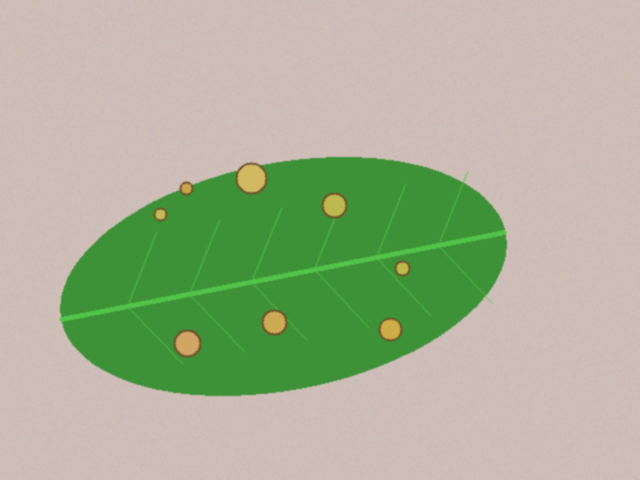
#> input picture data/bersih/teh_041.png, 640 x 480 px, found by its file name; the run also reads 1 picture not shown here
$ jupyter execute --allow-errors B3_histogram.ipynb
#> lines starting #> are read from the running program, lines starting #| are printed output that depends on the picture
### src/utils_cv.py
# -*- coding: utf-8 -*-
"""utils_cv

Automatically generated by Colab.

Original file is located at
    https://colab.research.google.com/drive/1yaLWqWndo8IHZs94wxVdxO93NCY6QhBB
"""

"""
utils_cv.py
Fungsi bantu yang dipakai ulang sepanjang semester.
"""

import cv2
import numpy as np
import matplotlib.pyplot as plt


def baca(path):
    """Membaca citra dan langsung memberi pesan jelas bila gagal."""
#> called with path = '../data/sintetis/citra/teh_041.png'

    img = cv2.imread(path)
#> img is the input picture: shape (480, 640, 3); mean B, G, R 149.8, 178.3, 169

    if img is None:
        raise FileNotFoundError(f"Citra tidak ditemukan: {path}")

    return img


def tampil(daftar, judul, baris=1, ukuran=(14, 4)):
    """
    Menampilkan beberapa citra berdampingan.
    Citra 3 kanal dianggap BGR.
    """

    kolom = int(np.ceil(len(daftar) / baris))

    plt.figure(figsize=ukuran)

    for i, (im, jd) in enumerate(zip(daftar, judul)):
        plt.subplot(baris, kolom, i + 1)

        if im.ndim == 3:
            plt.imshow(cv2.cvtColor(im, cv2.COLOR_BGR2RGB))
        else:
            plt.imshow(im, cmap="gray", vmin=0, vmax=255)

        plt.title(jd)
        plt.axis("off")

    plt.tight_layout()


def kontras_bercak(kanal, mask_daun, mask_bercak):
    """
    KB = |rerata bercak - rerata daun sehat| /
         simpangan baku daun sehat.

    Makin besar KB, makin mudah bercak dipisahkan
    dari daun sehat.
    """

    k = kanal.astype(np.float64)

    sehat = (mask_daun > 0) & (mask_bercak == 0)
    bercak = mask_bercak > 0

    if bercak.sum() == 0:
        return float("nan")

    return (
        abs(k[bercak].mean() - k[sehat].mean())
        / (k[sehat].std() + 1e-6)
    )


def statistik(gray):
    """Ringkasan statistik intensitas untuk mendiagnosis mutu citra."""

    return {
        "rerata": round(float(gray.mean()), 1),
        "simpangan_baku": round(float(gray.std()), 1),
        "min": int(gray.min()),
        "maks": int(gray.max()),
        "persen_gelap": round(
            100 * float((gray < 50).mean()), 1
        ),
        "persen_terang": round(
            100 * float((gray > 205).mean()), 1
        )
    }

### notebook/B3_histogram.ipynb
[cell 1]
from google.colab import drive
drive.mount('/content/drive')

[cell 2]
import os
import sys
import cv2
import numpy as np
import matplotlib.pyplot as plt
import pandas as pd

PROJECT_PATH = '/content/drive/MyDrive/SIMUTEH/simuteh-2330511078'

os.chdir(os.path.join(PROJECT_PATH, "notebook"))
sys.path.insert(0, os.path.join(PROJECT_PATH, "src"))

**Langkah 3.2 Diagnosis mutu**

Kode 3.1 Statistik dan histogram untuk diagnosis

Analisis Diagnosisi Mutu Citra

[cell 3]
from utils_cv import statistik, baca

for nama in ["teh_041.png", "teh_042.png", "teh_043.png",
             "teh_044.png", "teh_045.png"]:

    gray = cv2.cvtColor(
        baca(f"../data/sintetis/citra/{nama}"),
        cv2.COLOR_BGR2GRAY
    )
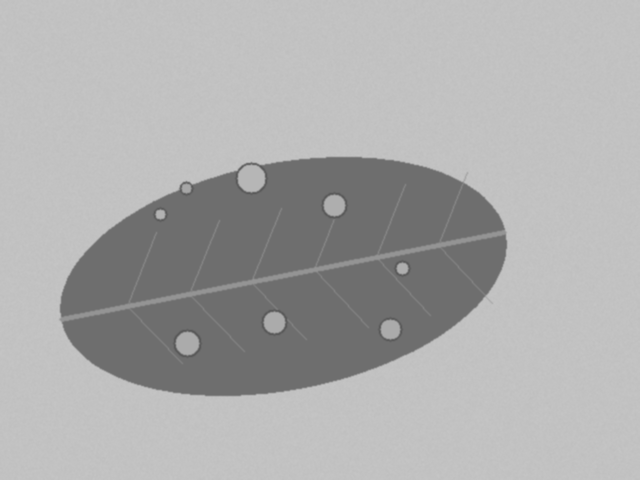
#> gray: shape (480, 640); min 89, max 197, mean 172.4

    print(nama, statistik(gray))
#| teh_041.png {'rerata': 172.4, 'simpangan_baku': 35.9, 'min': 89, 'maks': 197, 'persen_gelap': 0.0, 'persen_terang': 0.0}

    hist = cv2.calcHist([gray], [0], None, [256], [0, 256])
#> hist = 256 values, max 85399 at index 194, min 0 at index 0, mean 1200
    plt.plot(hist, label=nama)
#> pass 2 of the loop `for nama in ["teh_041.png", "teh_042.png", "teh_043.png",`:
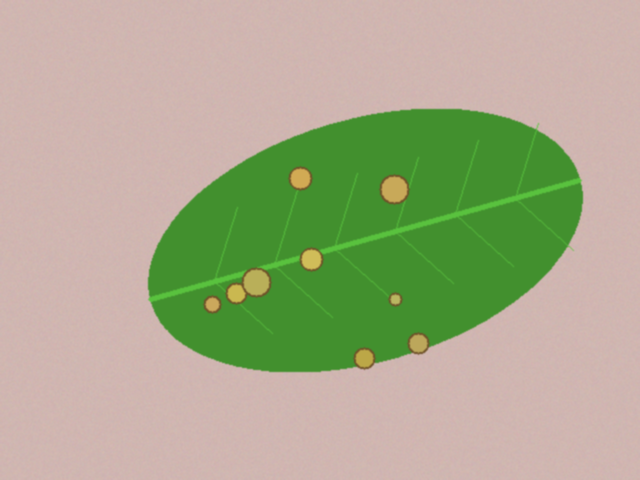
#> input picture data/bersih/teh_042.png, 640 x 480 px, found by its file name
#> in baca, img is the input picture: shape (480, 640, 3); mean B, G, R 140.7, 171.6, 169.7
#> `gray = cv2.cvtColor( baca(f"../data/sintetis/citra/{nama}"), cv2.COLOR..`:
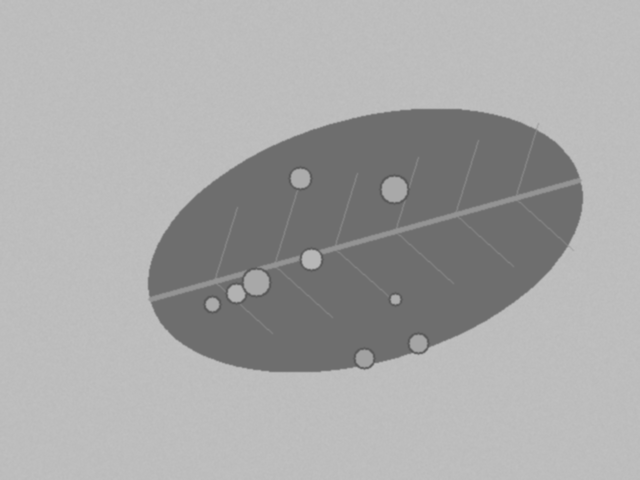
#> gray: shape (480, 640); min 86, max 192, mean 167.6
#| teh_042.png {'rerata': 167.6, 'simpangan_baku': 34.4, 'min': 86, 'maks': 192, 'persen_gelap': 0.0, 'persen_terang': 0.0}
#> `hist = cv2.calcHist([gray], [0], None, [256], [0, 256])`: hist = 256 values, max 85798 at index 189, min 0 at index 0, mean 1200
#> pass 3 of the loop `for nama in ["teh_041.png", "teh_042.png", "teh_043.png",`:
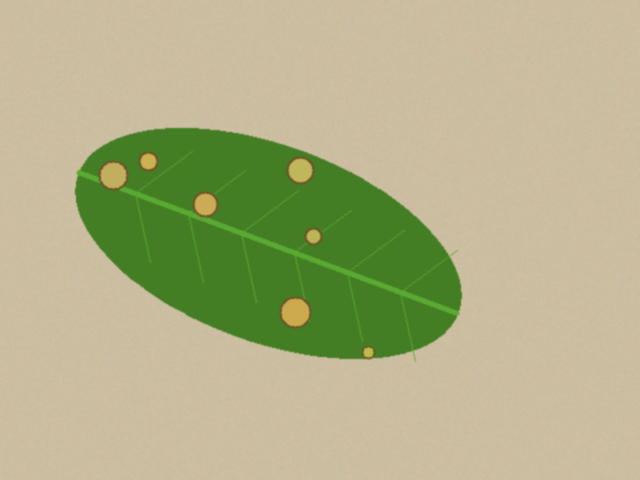
#> input picture data/bersih/teh_043.png, 640 x 480 px, found by its file name
#> in baca, img is the input picture: shape (480, 640, 3); mean B, G, R 135.6, 177.2, 177
#> `gray = cv2.cvtColor( baca(f"../data/sintetis/citra/{nama}"), cv2.COLOR..`:
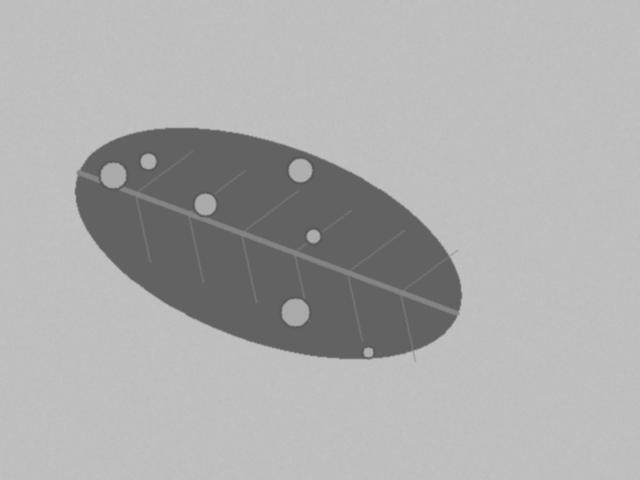
#> gray: shape (480, 640); min 87, max 194, mean 172.4
#| teh_043.png {'rerata': 172.4, 'simpangan_baku': 36.0, 'min': 87, 'maks': 194, 'persen_gelap': 0.0, 'persen_terang': 0.0}
#> `hist = cv2.calcHist([gray], [0], None, [256], [0, 256])`: hist = 256 values, max 92560 at index 190, min 0 at index 0, mean 1200
#> the loop made 5 passes; the first 3 are shown

plt.xlabel("Intensitas")
plt.ylabel("Jumlah piksel")
plt.legend()
plt.savefig("../hasil/b3_histogram_5kondisi.png")
#> figure, not shown here; curve peaks at x = 194, y = 85399; curve peaks at x = 189, y = 85798; curve peaks at x = 190, y = 92560
plt.show()

Diagonosis hasil kelas ringan

#> (a cell that did not finish here is left out)

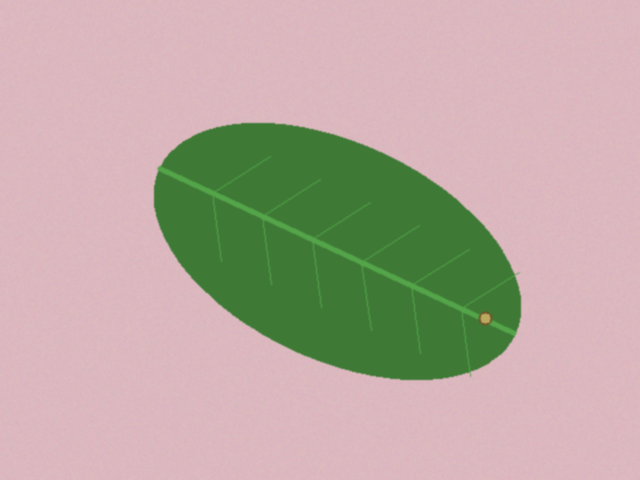
#> input picture data/bersih/teh_021.png, 640 x 480 px, found by its file name
#> in baca, img is the input picture: shape (480, 640, 3); mean B, G, R 160.9, 170.5, 185.4
#> `gray = cv2.cvtColor( baca(f"../data/sintetis/citra/{nama}"), cv2.COLOR..`:
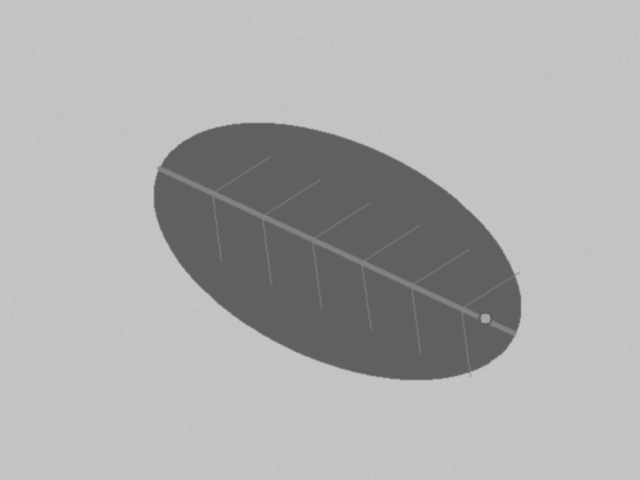
#> gray: shape (480, 640); min 87, max 199, mean 173.8
#| teh_021.png {'rerata': 173.8, 'simpangan_baku': 40.2, 'min': 87, 'maks': 199, 'persen_gelap': 0.0, 'persen_terang': 0.0}
#> `hist = cv2.calcHist([gray], [0], None, [256], [0, 256])`: hist = 256 values, max 96948 at index 195, min 0 at index 0, mean 1200
#> pass 2 of the loop `for nama in ["teh_021.png", "teh_022.png", "teh_023.png",`:

    print(nama, statistik(gray))

    hist = cv2.calcHist([gray], [0], None, [256], [0, 256])
    plt.plot(hist, label=nama)

plt.xlabel("Intensitas")
plt.ylabel("Jumlah piksel")
plt.legend()
plt.savefig("../hasil/b3_histogram_kelas_ringan.png")
plt.show()

**Langkah 3.3 Perbaikan Citra**

Kode 3.2 Operasi titik, peregangan, gamma, ekualisasi dan CLAHE

[cell 5]
from utils_cv import kontras_bercak

nama = "teh_045.png" # kondisi bayangan

img = baca(f"../data/sintetis/citra/{nama}")
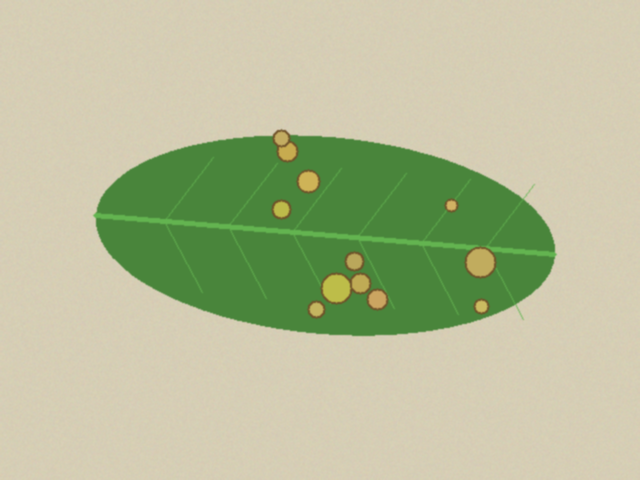
#> input picture data/bersih/teh_045.png, 640 x 480 px, found by its file name
#> in baca, img is the input picture: shape (480, 640, 3); mean B, G, R 152.7, 189.3, 182.5
md = cv2.imread(f"../data/sintetis/mask_daun/{nama}", 0)
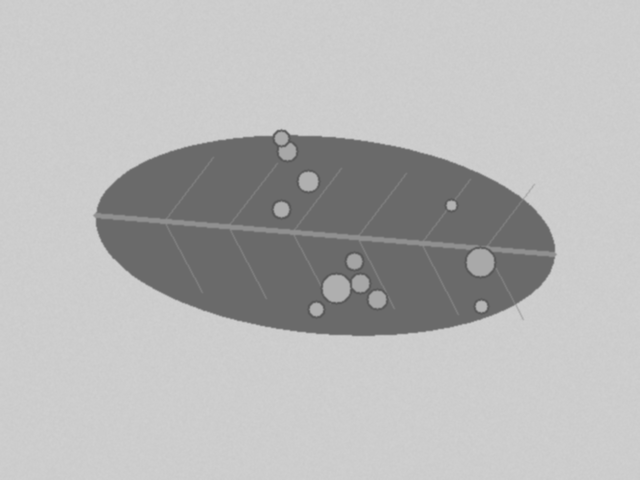
#> md: shape (480, 640); min 84, max 208, mean 182.6
mb = cv2.imread(f"../data/sintetis/mask_bercak/{nama}", 0)

gray = cv2.cvtColor(img, cv2.COLOR_BGR2GRAY)

def gamma_lut(g):
    lut = np.array([255 * (i / 255) ** g for i in range(256)])
    return lut.clip(0, 255).astype(np.uint8)

rmin, rmax = np.percentile(gray, (2, 98))
#> rmin = 107; rmax = 207

hasil = {
    "asli": gray,
    "negatif": 255 - gray,
    "cerah+50": cv2.add(gray, 50),
    "kontras": cv2.convertScaleAbs(gray, alpha=1.5, beta=-40),
    "regang": np.clip((gray - rmin) / (rmax - rmin) * 255,
                      0, 255).astype(np.uint8),
    "gamma0.5": cv2.LUT(gray, gamma_lut(0.5)),
    "gamma1.8": cv2.LUT(gray, gamma_lut(1.8)),
    "ekualisasi": cv2.equalizeHist(gray),
    "CLAHE": cv2.createCLAHE(
        clipLimit=2.0,
        tileGridSize=(8, 8)
    ).apply(gray),
}

for nm, c in hasil.items():
    print(f"{nm:10s} KB={kontras_bercak(c, md, mb):.2f} "
          f"sigma={c.std():.1f}")
#> this loop made 9 passes
#> nm on passes 1 to 9: 'asli', 'negatif', 'cerah+50', 'kontras', 'regang', 'gamma0.5', 'gamma1.8', 'ekualisasi', 'CLAHE'
#| asli       KB=nan sigma=40.1
#| negatif    KB=nan sigma=40.1
#| cerah+50   KB=nan sigma=40.0
#| kontras    KB=nan sigma=55.2
#| regang     KB=nan sigma=101.8
#| gamma0.5   KB=nan sigma=25.9
#| gamma1.8   KB=nan sigma=48.8
#| ekualisasi KB=nan sigma=75.0
#> (further printed lines are left out)
#> pass 2, in kontras_bercak (call 2), `k = kanal.astype(np.float64)`:
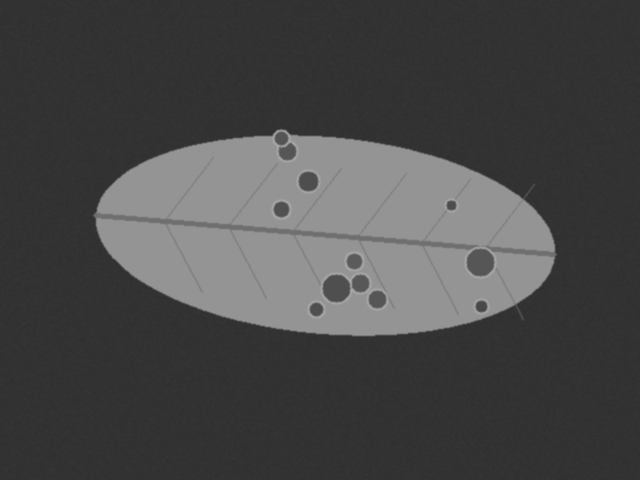
#> k: shape (480, 640) float64; min 46, max 171, mean 71.8

fig, axes = plt.subplots(6, 3, figsize=(16, 24))

nama_metode = list(hasil.keys())
#> nama_metode = ['asli', 'negatif', 'cerah+50', 'kontras', 'regang', 'gamma0.5', 'gamma1.8', 'ekualisasi', 'CLAHE']

for i, nm in enumerate(nama_metode):
    baris = (i // 3) * 2
    kolom = i % 3

    c = hasil[nm]

    # Citra hasil perbaikan
    axes[baris, kolom].imshow(c, cmap="gray", vmin=0, vmax=255)
    axes[baris, kolom].set_title(nm)
    axes[baris, kolom].axis("off")

    # Histogram tepat di bawah citra
    hist = cv2.calcHist([c], [0], None, [256], [0, 256])

    axes[baris + 1, kolom].plot(hist)
    axes[baris + 1, kolom].set_title(f"Histogram {nm}")
    axes[baris + 1, kolom].set_xlabel("Intensitas")
    axes[baris + 1, kolom].set_ylabel("Jumlah piksel")
    axes[baris + 1, kolom].set_xlim([0, 256])
#> this loop made 9 passes
#> (nm, baris, kolom) on passes 1 to 9: ('asli', 0, 0), ('negatif', 0, 1), ('cerah+50', 0, 2), ('kontras', 2, 0), ('regang', 2, 1), ('gamma0.5', 2, 2), ('gamma1.8', 4, 0), ('ekualisasi', 4, 1), ('CLAHE', 4, 2)

plt.tight_layout()

plt.savefig(
    "../hasil/b3_perbaikan_histogram.png",
    dpi=150,
    bbox_inches="tight"
)
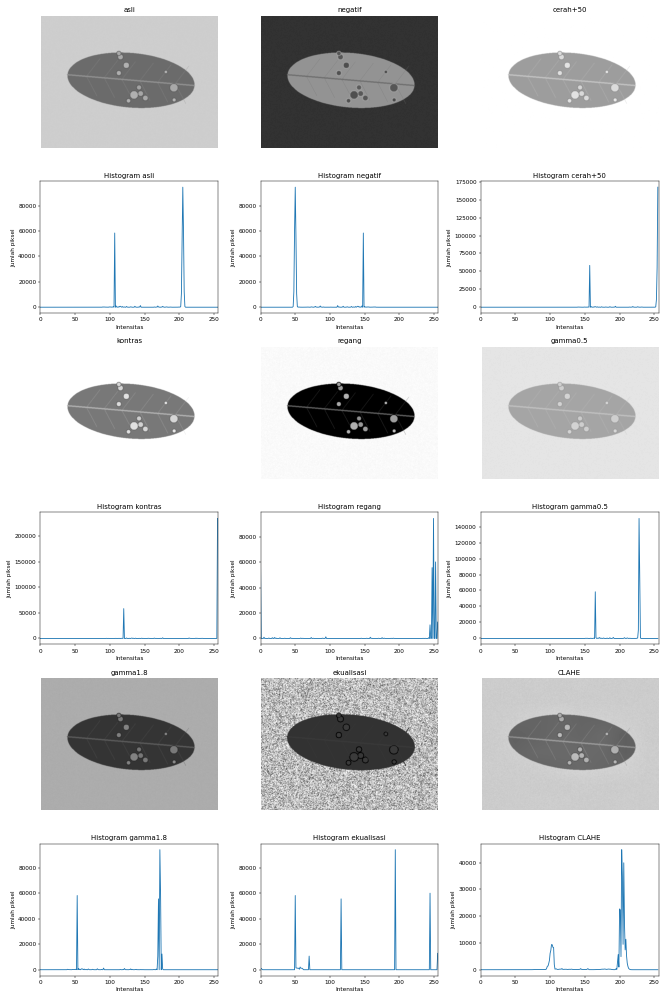
#> figure drawn by matplotlib, 18 panels; panel 4: curve peaks at x = 205, y = 94415; panel 5: curve peaks at x = 50, y = 94415; panel 6: curve peaks at x = 255, y = 167484; panel 10: curve peaks at x = 255, y = 234773

plt.show()

**Langkah 3.4 Parameter CLAHE dan citra warna**

Kode 3.3 Eksperimen CLAHE

[cell 6]
from utils_cv import tampil
# Eksperimen parameter CLAHE

for clip in [1.0, 2.0, 4.0]:
    for tile in [4, 8, 16]:

        c = cv2.createCLAHE(
            clipLimit=clip,
            tileGridSize=(tile, tile)
        ).apply(gray)

        print(
            f"clip={clip} tile={tile}: "
            f"KB={kontras_bercak(c, md, mb):.2f}"
        )
#> this loop made 3 passes
#| clip=1.0 tile=4: KB=nan
#| clip=1.0 tile=8: KB=nan
#| clip=1.0 tile=16: KB=nan
#| clip=2.0 tile=4: KB=nan
#| clip=2.0 tile=8: KB=nan
#| clip=2.0 tile=16: KB=nan
#| clip=4.0 tile=4: KB=nan
#| clip=4.0 tile=8: KB=nan
#| clip=4.0 tile=16: KB=nan


# CLAHE pada citra warna: kanal V dan tiap kanal BGR
clahe = cv2.createCLAHE(
    clipLimit=2.0,
    tileGridSize=(8, 8)
)

# CLAHE pada kanal V HSV
hsv = cv2.cvtColor(img, cv2.COLOR_BGR2HSV)
#> hsv: shape (480, 640, 3); mean H, S, V 29.6, 63.2, 195.7
hsv[:, :, 2] = clahe.apply(hsv[:, :, 2])
#> hsv: shape (480, 640, 3); mean H, S, V 29.6, 63.2, 192
via_v = cv2.cvtColor(hsv, cv2.COLOR_HSV2BGR)

# CLAHE pada setiap kanal BGR
via_bgr = cv2.merge([
    clahe.apply(c) for c in cv2.split(img)
])

# Tampilkan perbandingan
tampil(
    [img, via_v, via_bgr],
    ["Asli", "CLAHE kanal V", "CLAHE tiap kanal BGR"]
)
#> in tampil, `kolom = int(np.ceil(len(daftar) / baris))`: kolom = 3
#> the loop in tampil, `for i, (im, jd) in enumerate(zip(daftar, judul)):` made 3 passes
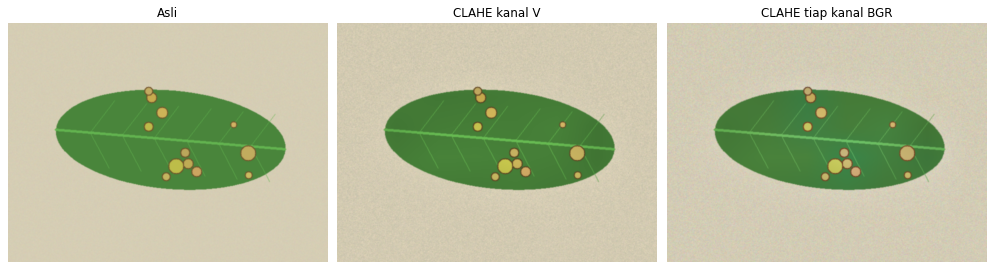
#> figure drawn by matplotlib, 3 panels
#> `md = cv2.imread( f"../data/sintetis/mask_daun/{nama}", 0 )`:
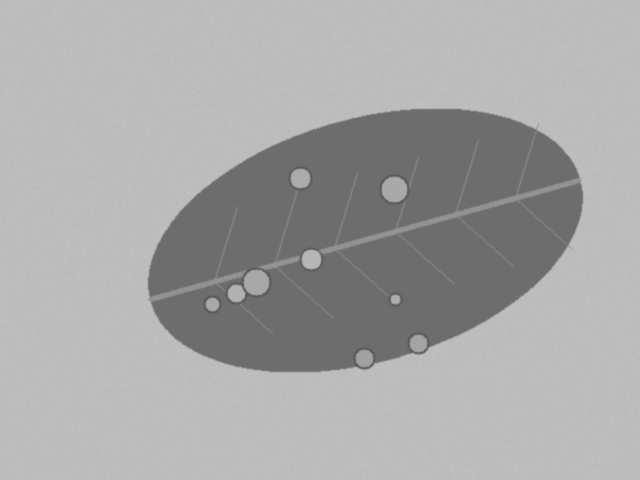
#> md: shape (480, 640); min 86, max 192, mean 167

**Langkah 3.5 Kerjakan sendiri**

[cell 7]
# Daftar citra dan metode perbaikan
daftar_uji = [
    ("Gelap", "teh_042.png", "teh_022.png", "cerah"),
    ("Terang", "teh_043.png", "teh_023.png", "gelap"),
    ("Kontras rendah", "teh_044.png", "teh_024.png", "regang"),
    ("Bayangan", "teh_045.png", "teh_025.png", "clahe")
]

def perbaiki_citra(gray, metode):
#> called with metode = 'cerah'
    if metode == "cerah":
        return cv2.add(gray, 50)
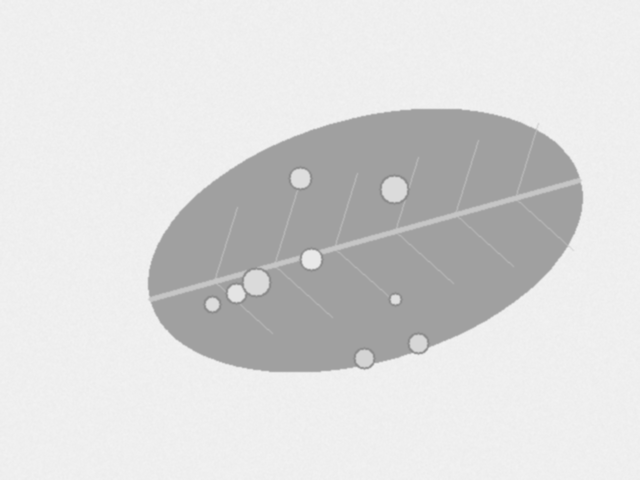
#> returned value: shape (480, 640); min 136, max 242, mean 217.6

    elif metode == "gelap":
        return cv2.subtract(gray, 50)

    elif metode == "regang":
        rmin, rmax = np.percentile(gray, (2, 98))
        return np.clip(
            (gray - rmin) / (rmax - rmin) * 255,
            0, 255
        ).astype(np.uint8)

    elif metode == "clahe":
        return cv2.createCLAHE(
            clipLimit=2.0,
            tileGridSize=(8, 8)
        ).apply(gray)


hasil_35 = []

#> (the rest of this cell did not finish here and is left out)

        kb_akhir = kontras_bercak(hasil_perbaikan, md, mb)

        hasil_35.append({
            "kondisi": kondisi,
            "kelas": kelas,
            "citra": nama,
            "metode": metode,
            "KB_awal": round(kb_awal, 2),
            "KB_akhir": round(kb_akhir, 2)
        })

        print(
            f"{kondisi} | {kelas} | {nama} | "
            f"Metode: {metode} | "
            f"KB awal: {kb_awal:.2f} | "
            f"KB akhir: {kb_akhir:.2f}"
        )

tabel_35 = pd.DataFrame(hasil_35)
display(tabel_35)

tabel_35.to_csv(
    "../hasil/b3_perbaikan_4kondisi.csv",
    index=False
)

#> (a cell that did not finish here is left out)
